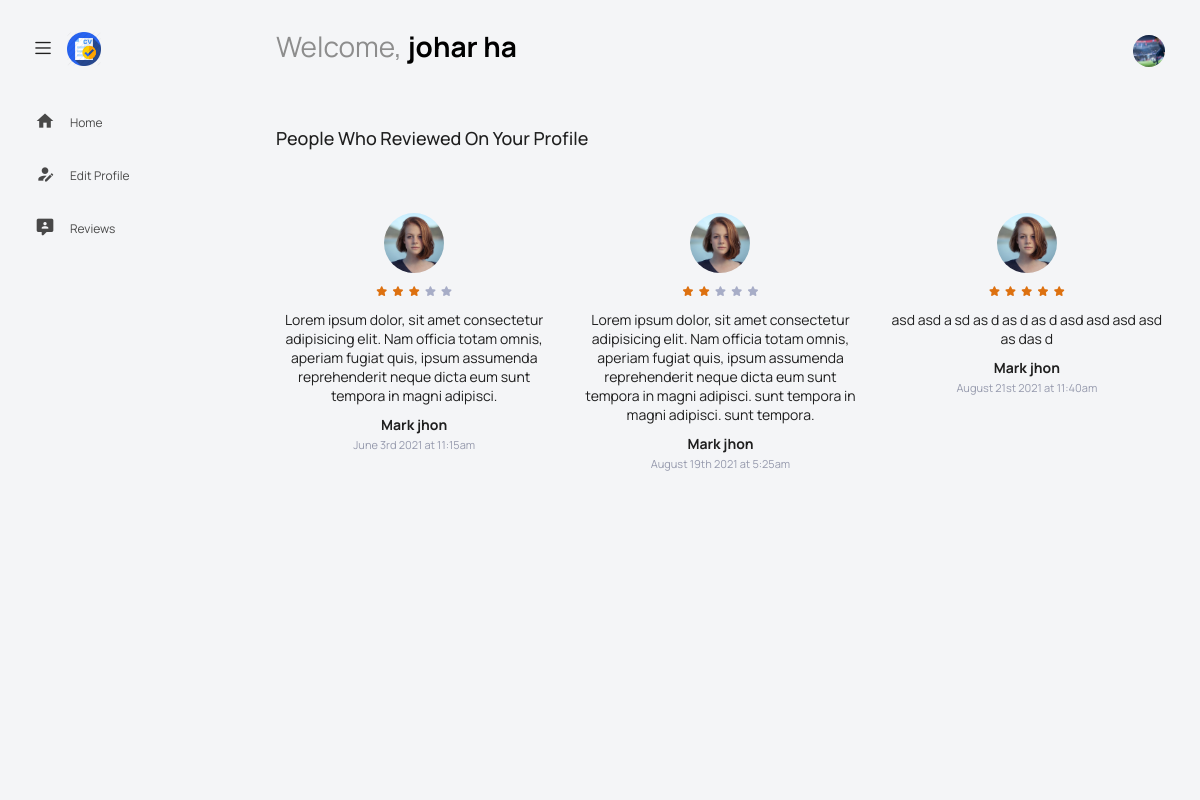
The app's page /dashboard/reviews.php (signed in) with its own data.
### tables this page shows
CREATE TABLE IF NOT EXISTS `users` (
  `id` int(11) NOT NULL AUTO_INCREMENT,
  `name` text NOT NULL,
  `email` varchar(200) NOT NULL,
  `password` varchar(255) NOT NULL,
  `role` varchar(20) NOT NULL,
  `profile_status` varchar(20) NOT NULL,
  `user_created_at` timestamp NOT NULL,
  `userkey` varchar(255) NOT NULL,
  `message_status` varchar(20) NOT NULL,
  PRIMARY KEY (`id`)
);

CREATE TABLE IF NOT EXISTS `personal_info` (
  `id` int(11) NOT NULL AUTO_INCREMENT,
  `userkey` varchar(255) DEFAULT NULL,
  `image` text,
  `gender` varchar(20) DEFAULT NULL,
  `dob` date DEFAULT NULL,
  `city` varchar(255) DEFAULT NULL,
  `country` varchar(255) DEFAULT NULL,
  `contact_no` varchar(100) DEFAULT NULL,
  `status` varchar(3) NOT NULL,
  PRIMARY KEY (`id`),
  KEY `userkey` (`userkey`)
);

CREATE TABLE IF NOT EXISTS `reviews` (
  `id` int(11) NOT NULL AUTO_INCREMENT,
  `userkey` varchar(255) NOT NULL,
  `employerkey` varchar(255) NOT NULL,
  `rating` int(20) NOT NULL DEFAULT '1',
  `text` text NOT NULL,
  `created_at` timestamp NOT NULL DEFAULT CURRENT_TIMESTAMP,
  PRIMARY KEY (`id`)
);

### dashboard/reviews.php (the view, shortened to what this page needs)
<?php include "includes/header.php" ?>
<?php include "ajax/db.php" ?>
<?php include "includes/nav.php" ?>
<?php
$userkey = $_SESSION['userkey'];
$query = mysqli_query($connection, "SELECT * FROM reviews INNER JOIN users ON reviews.employerkey=users.userkey WHERE reviews.userkey='$userkey'");
?>
<div class="main-panel">
  <div class="content-wrapper">
    <div class="row reviews">
      <div class="col-md-12 mb-5 comp_heading">
        <h4 class="mb-0 py-2">People Who Reviewed On Your Profile</h4>
      </div>
      <?php while ($row = mysqli_fetch_assoc($query)) : ?>
        <div class="col-md-4">
          <div class="review">
            <div class="img">
              <img src="../img/person/p13.jpg" alt="">
            </div>
            <div class="rating">
              <?php for ($j = 0; $j < 5; $j++) {
                $_g = "";
                if (!empty($row['rating']) && $j < $row["rating"]) {
                  $_g = "_g";
                }
              ?>
                <i class="typcn typcn-star-full-outline icon <?php echo $_g ?>"></i>
              <?php } ?>
            </div>
            <div class="text">
              <?php echo $row['text'] ?>
            </div>
            <div class="name"><?php echo $row['name'] ?></div>
            <div class="comp_name"><?php
                                    ?></div>
            <div class="time"><?php
                              $datetime = $row['created_at'];
                              $dt = new DateTime($datetime);
                              echo $dt->format('F jS Y \a\t g:ia');
                              ?></div>
          </div>
        </div>
      <?php endwhile; ?>
    </div>
  </div>
</div>
</div>
</div>
</body>
</html>

### dashboard/includes/header.php (shortened to what this page needs)
<!DOCTYPE html>
<html lang="en">
<head>
  <link rel="stylesheet" href="vendors/feather/feather.css">
  <link rel="stylesheet" href="vendors/mdi/css/materialdesignicons.min.css">
  <link rel="stylesheet" href="vendors/ti-icons/css/themify-icons.css">
  <link rel="stylesheet" href="vendors/typicons/typicons.css">
  <link rel="stylesheet" href="vendors/simple-line-icons/css/simple-line-icons.css">
  <link rel="stylesheet" href="vendors/css/vendor.bundle.base.css">
  <link href="https://cdnjs.cloudflare.com/ajax/libs/font-awesome/5.13.0/css/all.min.css" rel="stylesheet">
  <link rel="stylesheet" href="css/vertical-layout-light/style.css">
</head>
<body>

### dashboard/includes/nav.php (shortened to what this page needs)
<div class="container-scroller">
  <?php
  $userkey = $_SESSION['userkey'];
  $role = $_SESSION['role'];
  if ($role == "candidate")
    $query = mysqli_query($connection, "SELECT * FROM users INNER JOIN personal_info ON users.userkey=personal_info.userkey WHERE users.userkey='$userkey'");
  else
    $query = mysqli_query($connection, "SELECT * FROM users INNER JOIN employee_info ON users.userkey=employee_info.employerkey WHERE users.userkey='$userkey'");
  $row = mysqli_fetch_assoc($query);
  ?>
  <nav class="navbar default-layout col-lg-12 col-12 p-0 fixed-top d-flex align-items-top flex-row">
    <div class="text-center navbar-brand-wrapper d-flex align-items-center justify-content-start">
      <div class="me-3">
        <button class="navbar-toggler navbar-toggler align-self-center" type="button" data-bs-toggle="minimize">
          <span class="icon-menu"></span>
        </button>
      </div>
      <div>
        <a class="navbar-brand brand-logo" href="index.php">
          <img src="../img/logo.png" alt="logo" />
        </a>
      </div>
    </div>
    <div class="navbar-menu-wrapper d-flex align-items-top">
      <ul class="navbar-nav">
        <li class="nav-item font-weight-semibold d-none d-lg-block ms-0">
          <h1 class="welcome-text">Welcome, <span class="text-black fw-bold"><?php echo $row['name'] ?></span></h1>
        </li>
      </ul>
      <ul class="navbar-nav ms-auto">
        <li class="nav-item dropdown d-none d-lg-block user-dropdown">
          <a class="nav-link" id="UserDropdown" href="#" data-bs-toggle="dropdown" aria-expanded="false">
            <?php
            if (empty($row['image'])) {
              $image = explode("../", "../../profiles/default.png");
            } else {
              $image = explode("../", $row['image']);
            }
            ?>
            <img class="img-xs rounded-circle" src="../<?php echo $image[2] ?>" style="object-fit: cover;" alt="Profile image"> </a>
        </li>
      </ul>
    </div>
  </nav>
  <div class="container-fluid page-body-wrapper">
    <nav class="sidebar sidebar-offcanvas" id="sidebar">
      <ul class="nav">
        <li class="nav-item">
          <a class="nav-link" href="index.php">
            <i class="mdi mdi-home"></i>
            <span class="menu-title">Home</span>
          </a>
        </li>
        <li class="nav-item mt-2">
          <a class="nav-link" href="edit-profile.php">
            <i class="mdi mdi-account-edit"></i>
            <span class="menu-title">Edit Profile</span>
          </a>
        </li>
        <li class="nav-item mt-2">
          <?php
          if ($_SESSION['role'] == "employer") {
          ?>
            <a class="nav-link" href="favorites.php">
              <i class="mdi mdi-account-heart"></i>
              <span class="menu-title">Favorites</span>
            </a>
          <?php
          } else {
          ?>
            <a class="nav-link" href="reviews.php">
              <i class="mdi mdi-comment-account"></i>
              <span class="menu-title">Reviews</span>
            </a>
          <?php
          }
          ?>
        </li>
      </ul>
    </nav>

### records on screen
users: name "johar ha", personal_info.image (picture)
reviews: rating 3 (drawn), text "Lorem ipsum dolor, sit amet consectetur adipisicing elit. Nam officia totam omnis, aperiam fugiat quis, ipsum assumenda reprehenderit neque dicta eum sunt tempora in magni adipisci.", users.name "Mark jhon", created_at "June 3rd 2021 at 11:15am"
reviews: rating 2 (drawn), text "Lorem ipsum dolor, sit amet consectetur adipisicing elit. Nam officia totam omnis, aperiam fugiat quis, ipsum assumenda reprehenderit neque dicta eum sunt tempora in magni adipisci. sunt tempora in magni adipisci. sunt tempora.", users.name "Mark jhon", created_at "August 19th 2021 at 5:25am"
reviews: rating 5 (drawn), text "asd asd a sd as d as d as d asd asd asd asd as das d", users.name "Mark jhon", created_at "August 21st 2021 at 11:40am"
